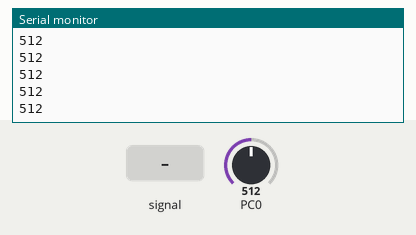
The program below on a simulated ATmega328P, built with avr-gcc and emulated at 16 MHz (the files do not name the chip). Parts: the last lines printed to the serial monitor. Inputs (shaded band) come from the test bench; at power-on: PC0 = 512.

Above: at 1.2 s.
1.3 s: PC0 fed a 200 Hz sine of ±81 counts around its level
At 2.2 s:
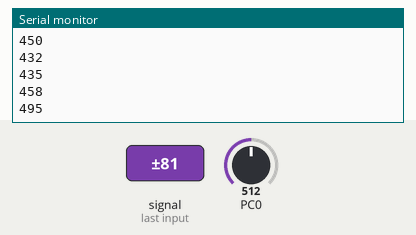
2.8 s: PC0 set to 716
At 3.8 s:
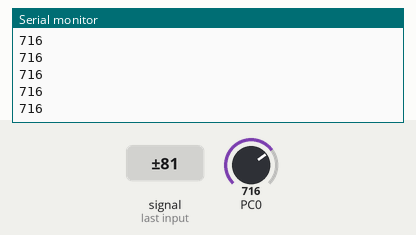
4.3 s: PC0 fed a 1000 Hz sine of ±255 counts around its level
5.8 s: PC0 set to 1023
At 6.8 s:
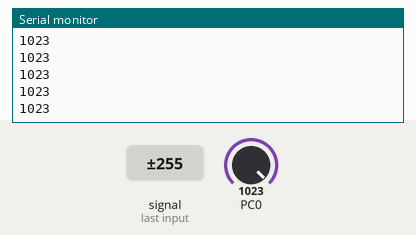
Timing chart, 0 to 8.3 s (numbered marks = the images above; inputs shaded):
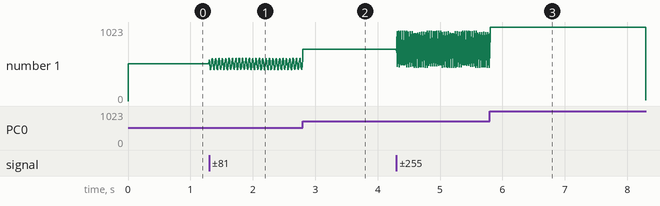

Measured:
- after the input at 1.3 s, the serial monitor: prints a new line at once (image 1)
- plotted number 1: 512 → 553 after the input at 1.3 s

The program:

main.c
```c
#ifndef F_CPU
#define F_CPU 16000000UL
#endif

#include <stdint.h>
#include <stdio.h>

#include <avr/io.h>
#include <avr/interrupt.h>
#include <util/delay.h>

#define BAUD 9600
#define MYUBRR F_CPU / 16 / BAUD - 1

//=========================================
//  VARS
//=========================================

volatile uint16_t adc_value = 0;
char buffer[UINT8_MAX];

//=========================================
//  FUNCS
//=========================================

void USART_Init(unsigned int ubrr);
void USART_Transmit(unsigned char data);

ISR(ADC_vect);

//=========================================
// MAIN
//=========================================
int main(void)
{
    ADMUX |= (1 << REFS0);
    ADCSRA |= (1 << ADIE) | (1 << ADPS2) | (1 << ADPS1) | (1 << ADPS0);
    ADCSRA |= (1 << ADEN);
    ADCSRA |= (1 << ADSC);

    USART_Init(MYUBRR);

    sei();

    while (1)
    {
        sprintf(buffer, "%d\n", adc_value);

        for (uint8_t i = 0; buffer[i] != '\0'; i++)
            USART_Transmit(buffer[i]);

        _delay_ms(1);
    }

    return 0;
}

//=========================================
// FUNCS
//=========================================

void USART_Init(unsigned int ubrr)
{
    /*Set baud rate */
    UBRR0H = (unsigned char)(ubrr >> 8);
    UBRR0L = (unsigned char)ubrr;

    /*Enable transmitter
    Desativa a interrupcao Data Empty
    Desativa a interrupcao complete*/
    UCSR0B |= (1<<TXEN0) | (1<<TXCIE0);

    /* Set frame format: 8data, 2stop bit */
    UCSR0C |= (1<<USBS0) | (1<<UCSZ00);
}

void USART_Transmit(unsigned char data)
{
    /* Wait for empty transmit buffer */
    while (!(UCSR0A & (1 << UDRE0)))
        ;
    /* Put data into buffer, sends the data */
    UDR0 = data;
}

ISR(ADC_vect)
{
    uint8_t status = SREG;

    adc_value = ADC;

    ADCSRA |= (1 << ADSC);

    SREG = status;
}
```
